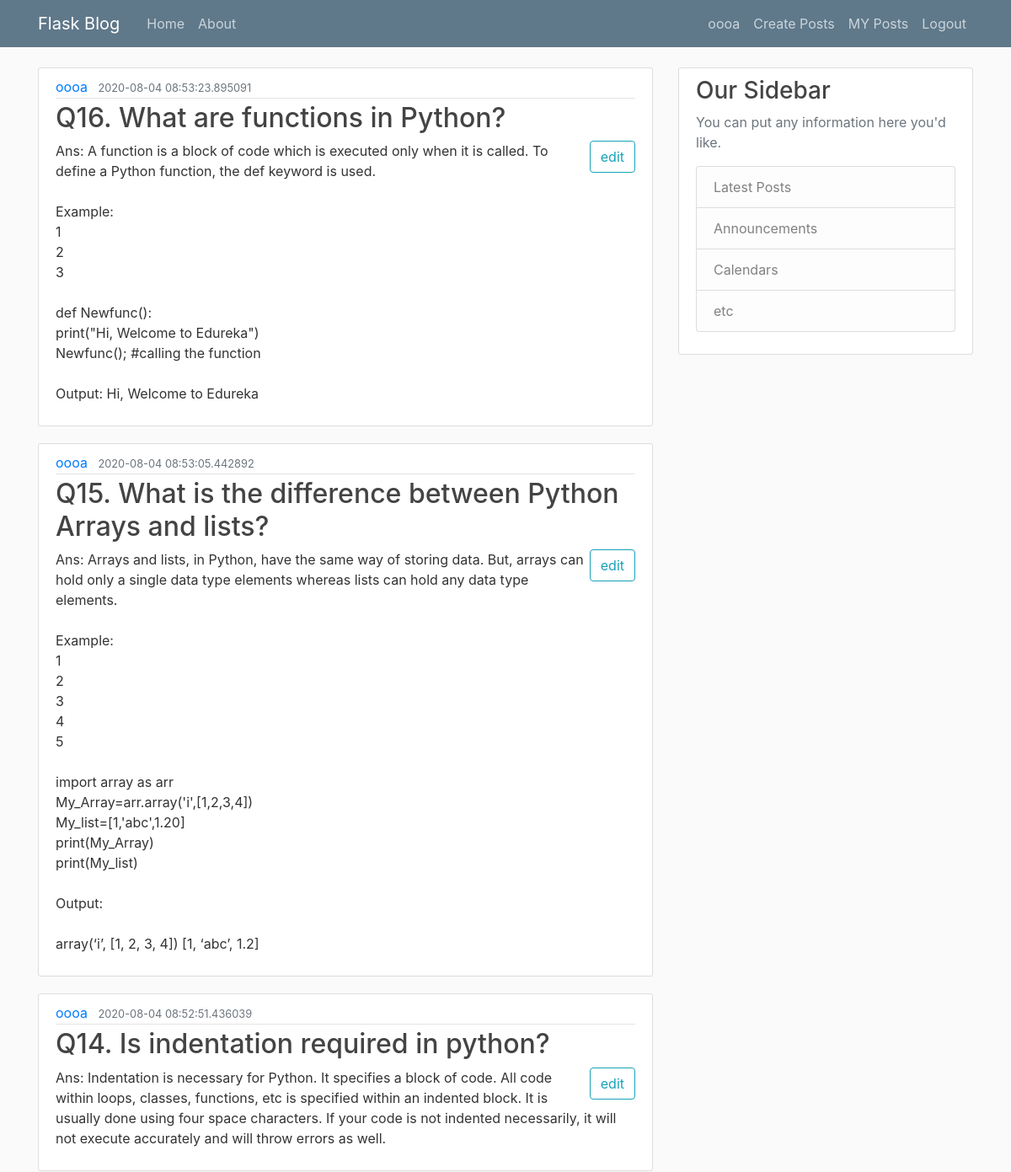
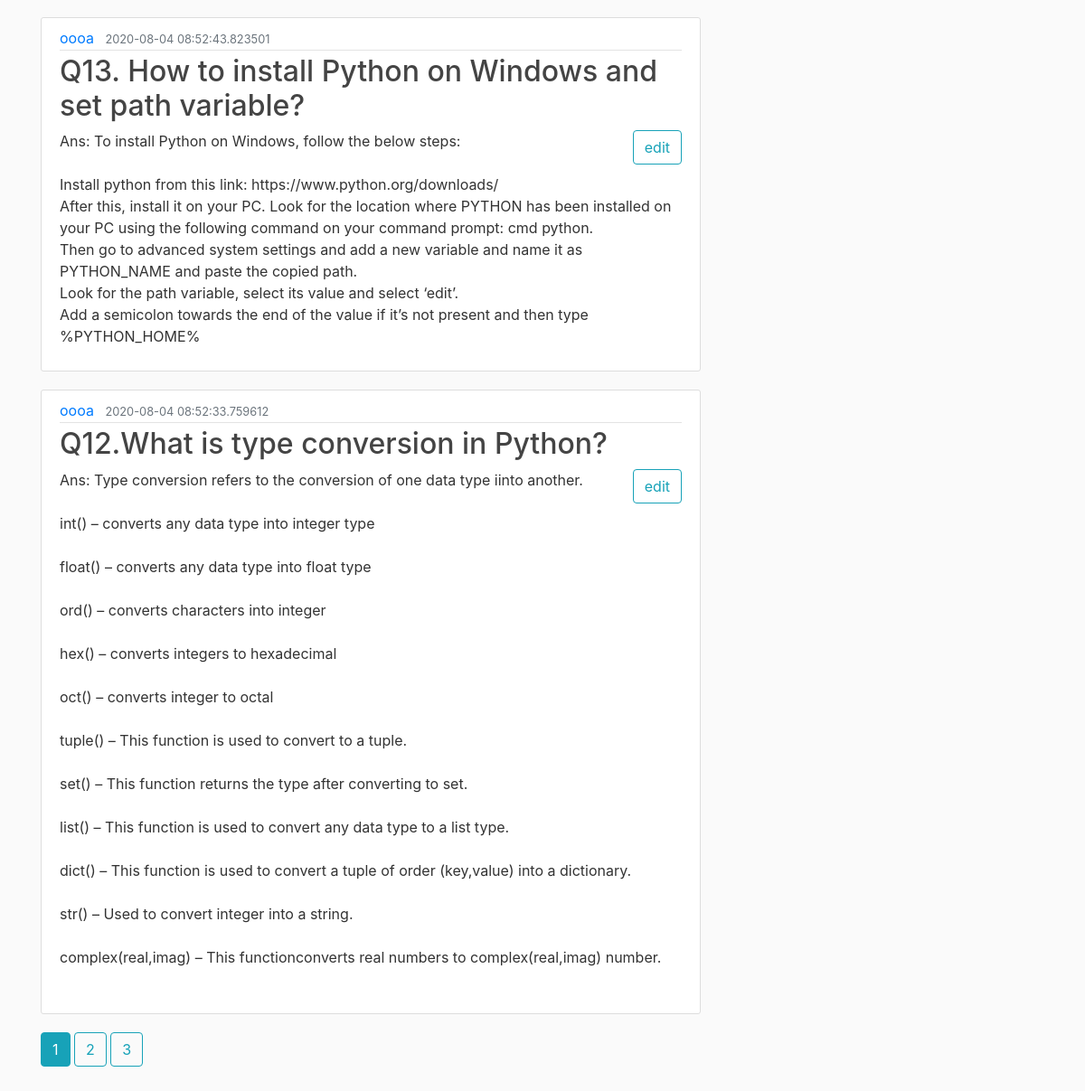
The page /posts/3 (signed in) on the database its author committed (2 pictures, top to bottom).
### blogflask/models.py (models this page shows, shortened)
class User(db.Model, UserMixin):
    id = db.Column(db.Integer, primary_key=True)
    username = db.Column(db.String(20), unique=True, nullable=False)
    email = db.Column(db.String(120), unique=True, nullable=False)
    image_file = db.Column(db.String(20), nullable=False, default='default.jpg')
    passwords = db.Column(db.String(20), nullable=False)
    posts = db.relationship('Post', backref='author', lazy=True)

class Post(db.Model):
    id = db.Column(db.Integer, primary_key=True)
    title = db.Column(db.String(100), nullable=False)
    date_posted = db.Column(db.DateTime, nullable=False, default=datetime.utcnow)
    content = db.Column(db.Text, nullable=False)
    user_id = db.Column(db.Integer, db.ForeignKey('user.id'), nullable=False)

### blogflask/router.py (the view)
@app.route('/posts/<user_id>')
def user_posts(user_id):
    user = User.query.get(user_id)
    page = request.args.get('page', 1, type=int)
    posts = Post.query.filter_by(user_id=user_id).order_by(Post.date_posted.desc()).paginate(page=page, per_page=5)
    return render_template("user_posts.html", posts=posts, title=current_user.username + ' Posts', user=user)

### blogflask/models.py (called while the page is built)
@login_manager.user_loader
def load_user(user_id):
    return User.query.get(int(user_id))

### blogflask/templates/user_posts.html
{% extends "layout.html" %}
{% block content %}
    {% for post in posts.items %}
        <article class="media content-section">
            <div class="media-body">
                <div class="article-metadata">
                    <a class="mr-2" href="{{ url_for('user_posts',user_id=user.id)}}">{{ user.username}}</a>
                    <small class="text-muted">{{ post.date_posted }}</small>
                </div>
                <h2><a class="article-title" href="#">{{ post.title }}</a></h2>
                <a href="{{ url_for('post_edit',post_id=post.id) }}" ><button type="button" class="btn btn-outline-info" style="float: right;">edit</button> </a>
                <p class="article-content">{{ post.content }}</p>
            </div>
        </article>
    {% endfor %}
    {% for page_num in posts.iter_pages(left_edge=1,right_edge=1,left_current=2,right_current=2) %}
        {% if page_num %}
            {% if posts.page==page_num %}
            <a class="btn btn-info btn-xs" href="{{ url_for('user_posts' ,user_id=user.id, page = page_num) }}">{{ page_num }}</a>
            {% else %}
                <a class="btn btn-outline-info btn-xs" href="{{ url_for('user_posts' ,user_id=user.id, page = page_num) }}">{{ page_num }}</a>
            {% endif %}
            {% else %}
            <b>...</b>
        {% endif %}
    {% endfor %}
{% endblock content %}

### blogflask/templates/layout.html (shortened to what this page needs)
<!DOCTYPE html>
<html>
<head>
<link rel="stylesheet" href="https://maxcdn.bootstrapcdn.com/bootstrap/4.5.0/css/bootstrap.min.css">
    <link rel="stylesheet" type="text/css" href="{{ url_for('static', filename='main.css') }}">
</head>
<body>
<header class="site-header">
    <nav class="navbar navbar-expand-md navbar-dark bg-steel fixed-top">
        <div class="container">
            <a class="navbar-brand mr-4" href="/">Flask Blog</a>
            <div class="collapse navbar-collapse" id="navbarToggle">
                <div class="navbar-nav mr-auto">
                    <a class="nav-item nav-link" href="/">Home</a>
                    <a class="nav-item nav-link" href="/about">About</a>
                </div>
                <div class="navbar-nav">
                    {% if current_user.is_authenticated %}
                        <a class="nav-item nav-link" href="/account">{{current_user.username }}</a>
                        <a class="nav-item nav-link" href="/post/new">Create Posts</a>
                         <a class="nav-item nav-link" href="{{ url_for('user_posts',user_id=current_user.id) }}">MY Posts</a>
                        <a class="nav-item nav-link" href="/logout">Logout</a>
                    {% else %}
                    <a class="nav-item nav-link" href="/login">Login</a>
                    <a class="nav-item nav-link" href="/register">Register</a>
                {% endif %}
                </div>
            </div>
        </div>
    </nav>
</header>
<main role="main" class="container">
    <div class="row">
        <div class="col-md-8">
            {% block content %}{% endblock %}
        </div>
        <div class="col-md-4">
            <div class="content-section">
                <h3>Our Sidebar</h3>
                <p class='text-muted'>You can put any information here you'd like.
                <ul class="list-group">
                    <li class="list-group-item list-group-item-light">Latest Posts</li>
                    <li class="list-group-item list-group-item-light">Announcements</li>
                    <li class="list-group-item list-group-item-light">Calendars</li>
                    <li class="list-group-item list-group-item-light">etc</li>
                </ul>
                </p>
            </div>
        </div>
    </div>
<br>
<br>
    <br>
    <br>
</main>
</body>
</html>

### blogflask/static/main.css (style rules this page uses)
body { background: #fafafa; color: #333333; margin-top: 5rem; }
h1, h2, h3, h4, h5, h6 { color: #444444; }
.bg-steel { background-color: #5f788a; }
.site-header .navbar-nav .nav-link { color: #cbd5db; }
.content-section { background: #ffffff; padding: 10px 20px; border: 1px solid #dddddd; border-radius: 3px; margin-bottom: 20px; }
.article-title { color: #444444; }
.article-content { white-space: pre-line; }
.article-metadata { padding-bottom: 1px; margin-bottom: 4px; border-bottom: 1px solid #e3e3e3 }

### rows shown on the page
User: username "oooa"
Post: date_posted "2020-08-04 08:53:23.895091", title "Q16. What are functions in Python?", content "Ans: A function is a block of code which is executed only when it is called. To define a Python function, the def keyword is used. Example: 1 2 3 def Newfunc(): print(\"Hi, Welcome to Edureka\") Newfunc(); #calling the function Output: Hi, Welcome to Edureka"
Post: date_posted "2020-08-04 08:53:05.442892", title "Q15. What is the difference between Python Arrays and lists?", content "Ans: Arrays and lists, in Python, have the same way of storing data. But, arrays can hold only a single data type elements whereas lists can hold any data type elements. Example: 1 2 3 4 5 import array as arr My_Array=arr.array('i',[1,2,3,4]) My_list=[1,'abc',1.20] print(My_Array) print(My_list) Output: array(‘i’, [1, 2, 3, 4]) [1, ‘abc’, 1.2]"
Post: date_posted "2020-08-04 08:52:51.436039", title "Q14. Is indentation required in python?", content "Ans: Indentation is necessary for Python. It specifies a block of code. All code within loops, classes, functions, etc is specified within an indented block. It is usually done using four space characters. If your code is not indented necessarily, it will not execute accurately and will throw errors as well."
Post: date_posted "2020-08-04 08:52:43.823501", title "Q13. How to install Python on Windows and set path variable?", content "Ans: To install Python on Windows, follow the below steps: Install python from this link: https://www.python.org/downloads/ After this, install it on your PC. Look for the location where PYTHON has been installed on your PC using the following command on your command prompt: cmd python. Then go to advanced system settings and add a new variable and name it as PYTHON_NAME and paste the copied path. Look for the path variable, select its value and select ‘edit’. Add a semicolon towards the end of the value if it’s not present and then type %PYTHON_HOME%"
Post: date_posted "2020-08-04 08:52:33.759612", title "Q12.What is type conversion in Python?", content "Ans: Type conversion refers to the conversion of one data type iinto another. int() – converts any data type into integer type float() – converts any data type into float type ord() – converts characters into integer hex() – converts integers to hexadecimal oct() – converts integer to octal tuple() – This function is used to convert to a tuple. set() – This function returns the type after converting to set. list() – This function is used to convert any data type to a list type. dict() – This function is used to convert a tuple of order (key,value) into a dictionary. str() – Used to convert integer into a string. complex(real,imag) – This functionconverts real numbers to complex(real,imag)…"

### other values the page prints
{{ page_num }} "1"
{{ page_num }} "2" "3"
